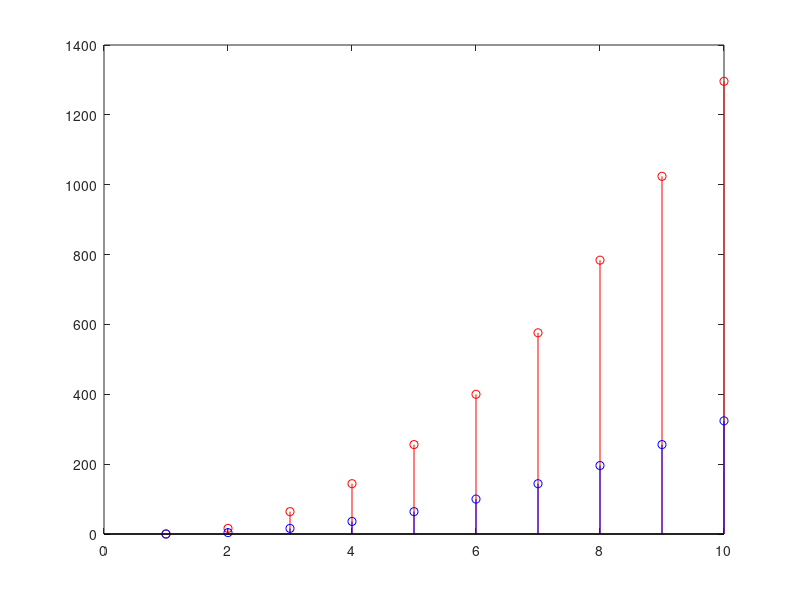

The MATLAB script that drew this image:
%Lab2p1q2biL
clear
clc

n=0:9
%x=n
%y=.x^2
x1=n;
y1=2*(x1.^2);
x2=n;
y2=2*(x2.^2);
x3=2*x1+2*x2;
y3=(x3.^2)
y4=y1+y2

stem(y3,'r')
hold
stem(y4,'b')